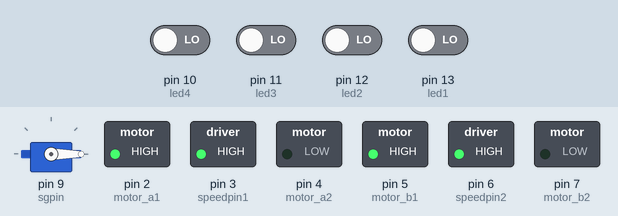
Recording of a sketch running on a simulated Arduino Uno, built with avr-gcc and run on an emulated ATmega328P. Shown: servo, switched loads named in the sketch (green lamp = pin HIGH). The inputs (shaded band) are chosen by the test bench; at power-on: pin 10 (led4), pin 11 (led3), pin 12 (led2), pin 13 (led1) LOW.

Above: at 4.8 s.
4.9 s: pin 10 (led4) driven HIGH and pin 11 (led3) driven HIGH and pin 12 (led2) driven HIGH and pin 13 (led1) driven HIGH
At 5.4 s:
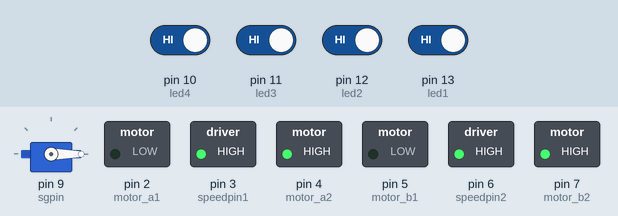
6.4 s: pin 11 (led3) driven LOW
At 6.9 s:
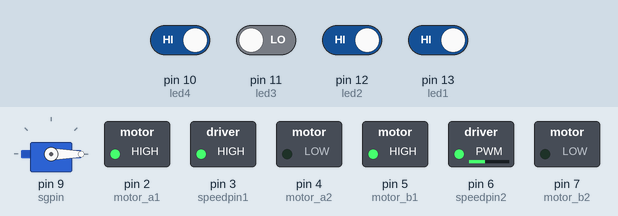
7.9 s: pin 12 (led2) driven LOW
At 9.1 s:
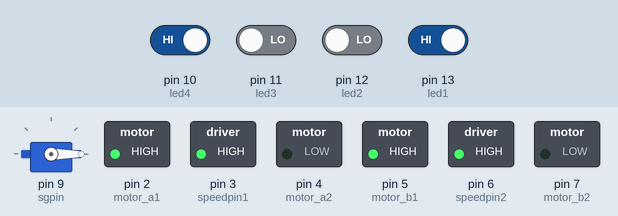
9.4 s: pin 10 (led4) driven LOW
At 12.3 s:
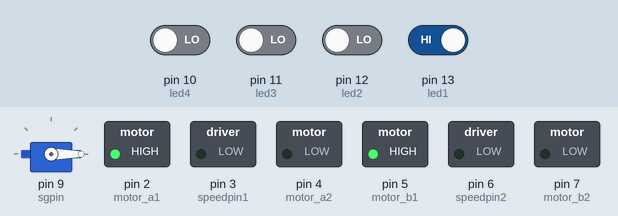
12.4 s: pin 10 (led4) driven HIGH and pin 11 (led3) driven HIGH
15.4 s: pin 12 (led2) driven HIGH
At 17.4 s:
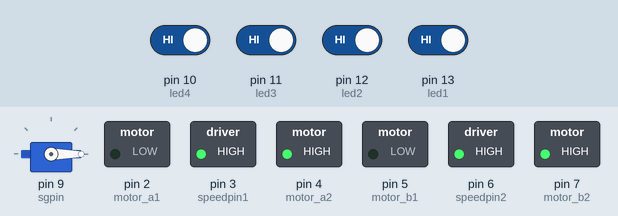
Timing chart, 0 to 18.7 s (numbered marks = the images above; inputs shaded):
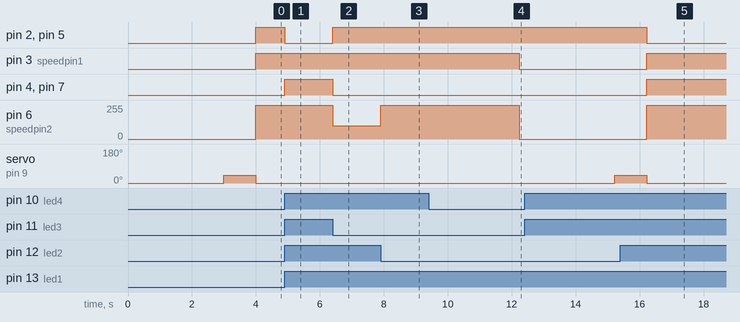

Measured:
- after the input at 4.9 s, pin 2 (motor_a1), pin 5 (motor_b1): HIGH → LOW at once; pin 4 (motor_a2), pin 7 (motor_b2): LOW → HIGH at once
- after the input at 6.4 s, pin 2 (motor_a1), pin 5 (motor_b1): LOW → HIGH at once; pin 4 (motor_a2), pin 7 (motor_b2): HIGH → LOW at once; pin 6 (speedpin2): 255/255 → 100/255 at once
- after the input at 7.9 s, pin 6 (speedpin2): 100/255 → 255/255 at once
- after the input at 9.4 s, pin 3 (speedpin1): HIGH → LOW after 2.8 s; pin 6 (speedpin2): 255/255 → 0/255 after 2.8 s
- after the input at 15.4 s, pin 2 (motor_a1), pin 5 (motor_b1): HIGH → LOW after 0.83 s; pin 3 (speedpin1), pin 4 (motor_a2), pin 7 (motor_b2): LOW → HIGH after 0.83 s

The sketch:

a1.ino
```cpp
#include <Servo.h>
Servo sg90;
const int sgpin = 9 ;

const int motor_a1 = 2 ;
const int motor_a2 = 4 ;
const int speedpin1 = 3 ;

const int motor_b1 = 5 ;
const int motor_b2 = 7 ;
const int speedpin2 = 6 ;

const int led1 = 13;
const int led2 = 12;
const int led3 = 11;
const int led4 = 10;
// 读取的值,0为白色
int s1 = 0;
int s2 = 0;
int s3 = 0;
int s4 = 0;
bool allstop = false;
int counter = 0;
// 差速修正向右偏
void motor_right() {
  analogWrite(speedpin1, 255); //
  analogWrite(speedpin2, 100); //
}

// 差速修正向左偏
void motor_left() {
  analogWrite(speedpin1, 100); //
  analogWrite(speedpin2, 255); //
}
// 直行
void motor_run() {
  analogWrite(speedpin1, 255); //
  analogWrite(speedpin2, 255); //
}
// 停止
void motor_stop() {
  analogWrite(speedpin1, 0); //
  analogWrite(speedpin2, 0); //
}

// 倒车
void motor_back() {
  digitalWrite(motor_a1, LOW); // in1
  digitalWrite(motor_a2, HIGH); // in2
  digitalWrite(motor_b1, LOW); // in3
  digitalWrite(motor_b2, HIGH); // in4
}
// 前进
void motor_ahead() {
  digitalWrite(motor_a1, HIGH); // in1
  digitalWrite(motor_a2, LOW); // in2
  digitalWrite(motor_b1, HIGH); // in3
  digitalWrite(motor_b2, LOW); // in4
}
// 左拐
void motor_turn_left() {
  digitalWrite(motor_a1, LOW); // in1
  digitalWrite(motor_a2, HIGH); // in2
  digitalWrite(motor_b1, HIGH); // in3
  digitalWrite(motor_b2, LOW); // in4
  while (s1 != 1 && s2 != 0 && s3 != 0 && s4 != 1) {
    //    motor_ahead();
    //    motor_left();
    //    delay(100);
    //    motor_back();
    //    motor_right();
    //    delay(100);
    analogWrite(speedpin1, 100); //
    analogWrite(speedpin2, 255); //
    delay(10);
    readsensor();
  }
}
// 右拐
void motor_turn_right() {
  digitalWrite(motor_a1, HIGH); // in1
  digitalWrite(motor_a2, LOW); // in2
  digitalWrite(motor_b1, LOW); // in3
  digitalWrite(motor_b2, HIGH); // in4
  while (s1 != 1 && s2 != 0 && s3 != 0 && s4 != 1) {
    //    motor_ahead();
    //    motor_left();
    //    delay(100);
    //    motor_back();
    //    motor_right();
    //    delay(100);
    analogWrite(speedpin1, 255); //
    analogWrite(speedpin2, 100); //
    delay(10);
    readsensor();
  }
}
void motor_trans() {
  while (s1 != 1 && s2 != 0 && s3 != 0 && s4 != 1) {
    motor_back();
    motor_run();
    delay(10);
    readsensor();
  }
  motor_turn_left();
  delay(200);
  while (s1 != 1 && s2 != 0 && s3 != 0 && s4 != 1) {
    motor_turn_left();
    delay(10);
    readsensor();
  }
}
// 舵机动一动
void servo_on() {
  sg90.write(0);
  delay(3000);
  sg90.write(40);
  delay(1000);
  sg90.write(0);
}
void readsensor() {
  s1 = digitalRead(led1);
  s2 = digitalRead(led2);
  s3 = digitalRead(led3);
  s4 = digitalRead(led4);
}
void much() {
  if (counter == 0) {
    motor_stop();
    servo_on();
  }
  else  if (counter == 0) {
    motor_turn_left();
  } else  if (counter == 0) {
    motor_turn_right();
  } else  if (counter == 0) {
    motor_trans();
  } else {
    motor_ahead();
    motor_run();
  }
  counter = counter + 1;
}
void setup() {
  // put your setup code here, to run once:
  counter = 0;
  allstop = false;
  sg90.attach(sgpin);
  Serial.begin(9600);
  pinMode(motor_a1, OUTPUT);
  pinMode(motor_a2, OUTPUT);
  pinMode(motor_b1, OUTPUT);
  pinMode(motor_b2, OUTPUT);
  pinMode(speedpin1, OUTPUT);
  pinMode(speedpin2, OUTPUT);
  pinMode(led1, INPUT);
  pinMode(led2, INPUT);
  pinMode(led3, INPUT);
  pinMode(led4, INPUT);
}

void loop() {
  if (allstop)return;
  readsensor();
  if (s1 == 1 && s2 == 0 && s3 == 0 && s4 == 1) { //前进
    motor_ahead();
    motor_run();
    delay(10);
  }
  else if (s1 == 1 && s2 == 1 && s3 == 0 && s4 == 1) { //右偏
    motor_ahead();
    motor_right();
    delay(10);
  }
  else if (s1 == 1 && s2 == 0 && s3 == 1 && s4 == 1) { //左偏
    motor_ahead();
    motor_left();
    delay(10);
  }
  else if (s1 == 1 && s2 == 1 && s3 == 1 && s4 == 1) { //倒车
    motor_back();
    motor_run();
    delay(10);
  }
  else if (s1 == 0 && s2 == 1 && s3 == 1 && s4 == 1) { //倒车

  }
  else if (s1 == 1 && s2 == 1 && s3 == 1 && s4 == 0) { //倒车

  }
  else if (s1 == 1 && s2 == 1 && s3 == 0 && s4 == 0) { //倒车

  }
  else if (s1 == 0 && s2 == 0 && s3 == 1 && s4 == 1) { //倒车

  }
  else {
    much();
  }

}
```
